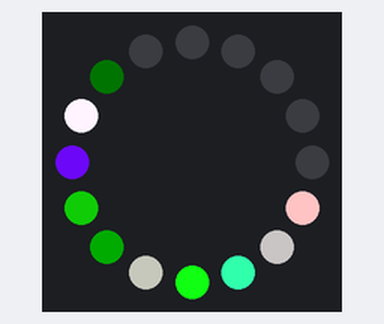
Recording of a sketch running on a simulated Arduino Uno, built with avr-gcc and run on an emulated ATmega328P. On the bench: 16 RGB LEDs in a ring, first at the top, clockwise. Random numbers use the default seed unless the sketch sets one.

Above: at 0.18 s.
At 1.77 s:
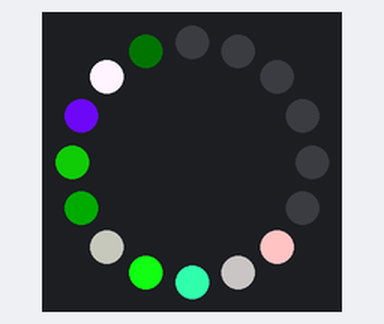
At 3.7 s:
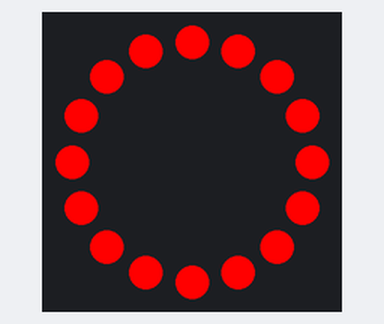
At 19.7 s:
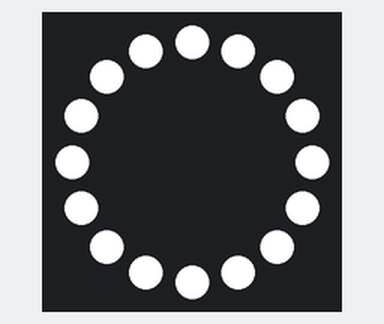
At 31.26 s:
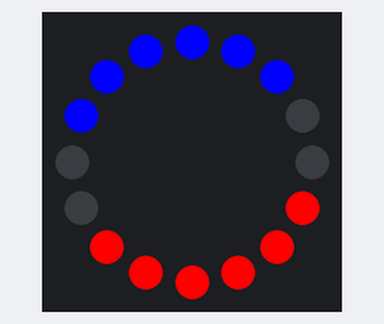
At 39.92 s:
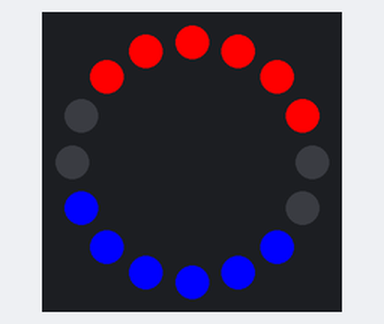

The sketch:

revan.ino
```cpp
// (licence header left out)
#include <Adafruit_NeoPixel.h>
#ifdef __AVR__
  #include <avr/power.h>
#endif


#include "ring.hpp"
#include "neopixel.hpp"
#include "animator.hpp"
#include "animation-cycle.hpp"
#include "animation-random-cycle.hpp"
#include "ring-presets.hpp"


void setup() {
  // This is for Trinket 5V 16MHz, you can remove these three lines if you are not using a Trinket
#if defined (__AVR_ATtiny85__)
  if (F_CPU == 16000000) clock_prescale_set(clock_div_1);
#endif
  // End of trinket special code

  randomSeed(analogRead(0));
  Neopixels::instance.begin(); // This initializes the NeoPixel library.
  RingPresets::instance().init(Neopixels::instance);
}


void loop() {
  Animator animator(Neopixels::instance, 1000);

  //AnimationCycle cycle;
  //cycle.start_from(RingPresets::instance().blue_red())
  //  .wait(random(2000, 6000))
  //  .fade_to(RingPresets::instance().red(), random(4000, 10000))
  //  .wait(random(2000, 6000))
  //  .flicker_to(RingPresets::instance().blue())
  //  .wait(random(3000, 4000))
  //  .fade_to(RingPresets::instance().blue_red(), random(1000, 10000))
  //  .wait(random(2000, 6000))
  //  .fade_to(RingPresets::instance().blue(), random(4000, 10000))
  //  .wait(random(2000, 6000))
  //  .fade_to(RingPresets::instance().blue_red(), random(1000, 10000));
  AnimationRandomCycle cycle;

  animator.start(cycle);
}
```

animation-cycle-builder.cpp
```cpp
#include "animation-cycle-builder.hpp"
#include "animation-presets.hpp"

AnimationCycleBuilder::AnimationCycleBuilder()
: first_(nullptr),
  last_(nullptr)
{}

AnimationCycleBuilder& AnimationCycleBuilder::then(Animation* animation)
{
    if (first_ == nullptr) {
        first_ = animation;
    }

    if (last_ != nullptr) {
        last_->set_next(animation);
    }

    last_ = animation;
    return *this;
}

Animation* AnimationCycleBuilder::get_first_animation() {
    return first_;
}

Animation* AnimationCycleBuilder::get_last_animation() {
    return last_;
}

AnimationCycleBuilder& AnimationCycleBuilder::wait(unsigned int ms_wait) {
    return then(new Wait(ms_wait));
}

AnimationCycleBuilder& AnimationCycleBuilder::set_color(const Ring_t& ring) {
    return then(new StaticRing(ring));
}

AnimationCycleBuilder& AnimationCycleBuilder::fade_to(const Ring_t& ring, unsigned int ms_to_fade) {
    return then(new Fade(ring, ms_to_fade));
}

AnimationCycleBuilder& AnimationCycleBuilder::flash(const Ring_t& ring, unsigned ms_flash) {
    return then(new Flash(ring, ms_flash));
}

AnimationCycleBuilder& AnimationCycleBuilder::flicker_to(const Ring_t& ring) {
    for (int i = 0; i < random(1, 2); ++i) {
        flash(ring, random(30, 100));
        wait(random(1000, 3000));
    }
    for (int i = 0; i < random(2, 4); ++i) {
        flash(ring, random(30, 100));
        wait(random(50, 200));
    }
    wait(random(500, 1000));
    for (int i = 0; i < random(1, 3); ++i) {
        flash(ring, random(30, 100));
        wait(random(300, 1000));
    }
    flash(ring, random(300, 600));
    for (int i = 0; i < random(1, 3); ++i) {
        flash(ring, random(500, 2000));
        wait(random(30, 100));
    }
    set_color(ring);
    return *this;
}
```

animation-cycle-builder.hpp
```cpp
#pragma once

#include "animation.hpp"
#include "ring.hpp"

class AnimationCycleBuilder {
public:
    AnimationCycleBuilder();

    Animation* get_first_animation();
    Animation* get_last_animation();

    AnimationCycleBuilder& wait(unsigned int ms_wait);
    AnimationCycleBuilder& set_color(const Ring_t& ring);
    AnimationCycleBuilder& fade_to(const Ring_t& ring, unsigned int ms_to_fade);
    AnimationCycleBuilder& flash(const Ring_t& ring, unsigned ms_flash);
    AnimationCycleBuilder& flicker_to(const Ring_t& ring);

private:
    AnimationCycleBuilder& then(Animation* animation);

    Animation* first_;
    Animation* last_;
};
```

animation-cycle.cpp
```cpp
#include "animation-cycle.hpp"

static unsigned long g_offset;

AnimationCycle::AnimationCycle()
    : first_animation_(nullptr)
{
}

AnimationCycle::~AnimationCycle() {
    if (first_animation_ != nullptr) {
        delete first_animation_;
    }
}

AnimationCycleBuilder AnimationCycle::start_from(const Ring_t& start_color) {
    AnimationCycleBuilder builder;
    first_animation_ = builder.set_color(start_color).get_last_animation();
    animation_ = first_animation_;
    return builder;
}

Animation* AnimationCycle::get_next_animation() {
    return animation_ = animation_->next();
}
```

animation-cycle.hpp
```cpp
#pragma once

#include <Adafruit_NeoPixel.h>
#include "animation.hpp"
#include "animation-cycle-builder.hpp"

class AnimationCycle {
public:
    AnimationCycle();
    ~AnimationCycle();

    AnimationCycleBuilder start_from(const Ring_t& start_color);
    virtual Animation* get_next_animation();

protected:
    Animation *first_animation_;
    Animation *animation_;
};
```

animation-presets.cpp
```cpp
#include "animation-presets.hpp"
#include "colors.hpp"

static uint8_t component_interpolation(uint8_t start, uint8_t end, float percent) {
  return start + ((end - start) * percent);
}


static uint32_t pixel_interpolation(Adafruit_NeoPixel& neopixels, uint32_t start, uint32_t end, float percent) {
  return neopixels.Color(
    component_interpolation(red(start), red(end), percent),
    component_interpolation(green(start), green(end), percent),
    component_interpolation(blue(start), blue(end), percent),
    component_interpolation(white(start), white(end), percent));
}

StaticRing::StaticRing(const Ring_t& ring)
    : Animation(),
    ring_(&ring)
{}

bool StaticRing::is_finished(unsigned int ms_since_animation_start) {
    return true;
}

uint32_t StaticRing::get_color(uint8_t pixel_index, Adafruit_NeoPixel& neopixels, unsigned int ms_since_animation_start, const Ring_t& base_color) {
    return (*ring_)[pixel_index];
}

Wait::Wait(unsigned int ms_wait)
    : Animation(),
    ms_wait_(ms_wait)
{}

bool Wait::is_finished(unsigned int ms_since_animation_start) {
    return ms_since_animation_start > ms_wait_;
}

uint32_t Wait::get_color(uint8_t pixel_index, Adafruit_NeoPixel& neopixels, unsigned int ms_since_animation_start, const Ring_t& base_color) {
    return base_color[pixel_index];
}


Fade::Fade(const Ring_t& ring, unsigned int ms)
    : Animation(),
    ring_(&ring),
    ms_(ms)
{}

bool Fade::is_finished(unsigned int ms_since_animation_start) {
    return ms_since_animation_start > ms_;
}

uint32_t Fade::get_color(uint8_t pixel_index, Adafruit_NeoPixel& neopixels, unsigned int ms_since_animation_start, const Ring_t& base_color) {
    return pixel_interpolation(neopixels, base_color[pixel_index], (*ring_)[pixel_index], float(ms_since_animation_start) / float(ms_));
}


Flash::Flash(const Ring_t& ring, unsigned int ms_flash)
    : Animation(),
    ring_(&ring),
    ms_flash_(ms_flash)
{}

bool Flash::is_finished(unsigned int ms_since_animation_start) {
    return ms_since_animation_start > ms_flash_;
}

uint32_t Flash::get_color(uint8_t pixel_index, Adafruit_NeoPixel& neopixels, unsigned int ms_since_animation_start, const Ring_t& base_color) {
    return is_finished(ms_since_animation_start) ? base_color[pixel_index] : (*ring_)[pixel_index];
}
```

animation-presets.hpp
```cpp
#pragma once

#include "animation.hpp"
#include "ring.hpp"

class StaticRing: public Animation {
public:
    StaticRing(const Ring_t& ring);

    bool is_finished(unsigned int ms_since_animation_start);

    uint32_t get_color(uint8_t pixel_index, Adafruit_NeoPixel& neopixels, unsigned int ms_since_animation_start, const Ring_t& base_color);
private:
    Ring_t* ring_;
};

class Wait: public Animation {
public:
    Wait(unsigned int ms_wait);

    bool is_finished(unsigned int ms_since_animation_start);

    uint32_t get_color(uint8_t pixel_index, Adafruit_NeoPixel& neopixels, unsigned int ms_since_animation_start, const Ring_t& base_color);
private:
    unsigned int ms_wait_;
};

class Fade: public Animation {
public:
    Fade(const Ring_t& ring, unsigned int ms);

    bool is_finished(unsigned int ms_since_animation_start);

    uint32_t get_color(uint8_t pixel_index, Adafruit_NeoPixel& neopixels, unsigned int ms_since_animation_start, const Ring_t& base_color);
private:
    Ring_t* ring_;
    unsigned int ms_;
};

class Flash: public Animation {
public:
    Flash(const Ring_t& ring, unsigned int ms_flash);

    bool is_finished(unsigned int ms_since_animation_start);

    uint32_t get_color(uint8_t pixel_index, Adafruit_NeoPixel& neopixels, unsigned int ms_since_animation_start, const Ring_t& base_color);
private:
    Ring_t* ring_;
    unsigned int ms_flash_;
};
```

animation-random-cycle.cpp
```cpp
#include "animation-random-cycle.hpp"
#include "ring-presets.hpp"

const Ring_t& AnimationRandomCycle::get_random_color() {
    //exclude current color
    int old_color_index = color_index_;
    while (color_index_ == old_color_index) {
        color_index_ = random(0, RingPresets::instance().get_preset_count());
    }
    return RingPresets::instance().get(color_index_);
}

Animation* AnimationRandomCycle::generate_new_animation() {
    AnimationCycleBuilder builder;

    const Ring_t& color = get_random_color();
    const int transition_index = random(0, 2);
    switch (transition_index) {
        case 0:
            builder.fade_to(color, random(1000, 10000));
            break;
        case 1:
            builder.flicker_to(color);
            break;
    }

    builder.wait(random(5000, 30000));

    return builder.get_first_animation();
}

Animation* AnimationRandomCycle::get_next_animation() {
    if (animation_ != nullptr && animation_->next() != nullptr) {
        return animation_ = animation_->next();
    }
    delete first_animation_;
    return animation_ = first_animation_ = generate_new_animation();
}
```

animation-random-cycle.hpp
```cpp
#include "animation-cycle.hpp"

class AnimationRandomCycle: public AnimationCycle {
public:
    Animation* get_next_animation() override;
private:
    Animation* generate_new_animation();
    const Ring_t& get_random_color();

    int color_index_;
};
```

animation.cpp
```cpp
#include "animation.hpp"

Animation::Animation()
    : next_(nullptr)
{}

Animation::~Animation() {
    if (next_ != nullptr) {
        delete next_;
    }
}

Animation* Animation::next(){
    return next_;
}

void Animation::set_next(Animation *next) {
    next->next_ = next_;
    next_ = next;
}
```

animation.hpp
```cpp
#pragma once
#include "ring.hpp"


class Animation {
public:
    Animation();
    virtual ~Animation();

    virtual bool is_finished(unsigned int ms_since_animation_start) = 0;
    virtual uint32_t get_color(uint8_t pixel_index,  Adafruit_NeoPixel& neopixels, unsigned int time_ms, const Ring_t& base_color) = 0;

    Animation* next();
    void set_next(Animation *next);

private:
    Animation* next_;
};
```

animator.cpp
```cpp
#include "animator.hpp"

static unsigned long g_offset;

Animator::Animator(Adafruit_NeoPixel& neopixels, int frames_per_second)
    : neopixels_(neopixels),
    frame_delay_ (1000 / frames_per_second)
{
}


void Animator::start(AnimationCycle& cycle) {
    Animation* animation = cycle.get_next_animation();

    unsigned long last_update_time = millis();
    unsigned long animation_start_time = last_update_time;


    while (animation != nullptr) {
        unsigned long now = millis();
        g_offset = now;


        if((now - last_update_time) > frame_delay_) {
            unsigned long animation_time = now - animation_start_time;

            update(animation_time, *animation);

            if (animation->is_finished(animation_time)) {
                memcpy(base_color_, current_color_, sizeof(base_color_));
                animation = cycle.get_next_animation();
                animation_start_time = now;
            }

            last_update_time = now;
        }
    }
}

void Animator::update(unsigned long ms_since_animation_start, Animation& animation) {
    for (uint8_t i = 0; i < neopixels_.numPixels(); ++i){
        uint16_t pixel_index = (i + g_offset / 120) % neopixels_.numPixels();// + current_position_animation_.get_position_offset(frame_number)) % neopixels_.numPixels();
        current_color_[pixel_index] = animation.get_color(i, neopixels_, ms_since_animation_start, base_color_);

        neopixels_.setPixelColor(pixel_index, current_color_[i]);
    }
    neopixels_.show();
}
```

animator.hpp
```cpp
#pragma once

#include <Adafruit_NeoPixel.h>
#include "animation.hpp"
#include "animation-cycle.hpp"

class Animator {
public:
    Animator(Adafruit_NeoPixel& neopixels, int frames_per_second);

    void start(AnimationCycle& cycle);

private:
    void update(unsigned long ms_since_animation_start, Animation& animation);

    Adafruit_NeoPixel& neopixels_;

    const uint8_t frame_delay_;

    Ring_t current_color_;
    Ring_t base_color_;
};
```

colors.cpp
```cpp
#include "colors.hpp"
```

colors.hpp
```cpp
#pragma once

#include <Adafruit_NeoPixel.h>

static const uint8_t MaxBrightness = 255;

// Returns the Red component of a 32-bit color
inline uint8_t red(uint32_t color)
{
    return (color >> 16) & 0xFF;
}

// Returns the Green component of a 32-bit color
inline uint8_t green(uint32_t color)
{
    return (color >> 8) & 0xFF;
}

// Returns the Blue component of a 32-bit color
inline uint8_t blue(uint32_t color)
{
    return color & 0xFF;
}

// Returns the White component of a 32-bit color
inline uint8_t white(uint32_t color)
{
    return (color >> 24) & 0xFF;
}
```

neopixel.cpp
```cpp
#include "neopixel.hpp"
#include "neopixel-ring-config.h"

#define PIN 6

Adafruit_NeoPixel Neopixels::instance = Adafruit_NeoPixel(NUMPIXELS, PIN, NEO_GRBW + NEO_KHZ800);
```

neopixel.hpp
```cpp
#pragma once
#include <Adafruit_NeoPixel.h>


struct Neopixels {
    static Adafruit_NeoPixel instance;
};
```

ring-presets.cpp
```cpp
#include "ring-presets.hpp"
#include "colors.hpp"

RingPresets& RingPresets::instance() {
    static RingPresets instance;
    return instance;
}

RingPresets::init(Adafruit_NeoPixel& neopixels) {
    const uint32_t dark_pixel = 0;
    const uint32_t light_pixel = neopixels.Color(0, 0, 0, MaxBrightness);
    const uint32_t blue_pixel = neopixels.Color(0, 0, MaxBrightness, 0);
    const uint32_t red_pixel = neopixels.Color(MaxBrightness, 0, 0);
    const uint32_t purple_pixel = neopixels.Color(
        MaxBrightness / 3,
        0,
        MaxBrightness / 2,
        0);

    for (int i = 0; i < neopixels.numPixels(); ++i) {
        red_[i] = red_pixel;
        blue_[i] = blue_pixel;
        purple_[i] = purple_pixel;
        light_[i] = light_pixel;
        dark_[i] = dark_pixel;

        blue_red_[i] = i % 8 < 2 ? dark_pixel : i >= neopixels.numPixels() / 2 ? red_pixel : blue_pixel;
    }

    presets_[0] = &blue_red_;
    presets_[1] = &blue_;
    presets_[2] = &red_;
    presets_[3] = &purple_;
    presets_[4] = &light_;
    presets_[5] = &dark_;
}

int RingPresets::get_preset_count() {
    return 6;
}

const Ring_t& RingPresets::get(unsigned int i) {
    return *presets_[i];
}

const Ring_t& RingPresets::blue_red() {
    return blue_red_;
}

const Ring_t& RingPresets::blue() {
    return blue_;
}

const Ring_t& RingPresets::red() {
    return red_;
}

const Ring_t& RingPresets::purple() {
    return purple_;
}

const Ring_t& RingPresets::dark() {
    return dark_;
}
```

ring-presets.hpp
```cpp
#pragma once

#include <Adafruit_NeoPixel.h>
#include "ring.hpp"

class RingPresets {
public:
    static RingPresets& instance();

    init(Adafruit_NeoPixel& neopixels);

    int get_preset_count();
    const Ring_t& get(unsigned int i);

    const Ring_t& blue_red();
    const Ring_t& blue();
    const Ring_t& red();
    const Ring_t& purple();
    const Ring_t& dark();

private:
    RingPresets() = default;

    Ring_t blue_red_;
    Ring_t blue_;
    Ring_t red_;
    Ring_t purple_;
    Ring_t light_;
    Ring_t dark_;

    Ring_t* presets_[5];
};
```

ring.cpp
```cpp
#include "ring.hpp"
```

ring.hpp
```cpp
#pragma once

#include <Adafruit_NeoPixel.h>
#include "neopixel-ring-config.h"

using Ring_t = uint32_t[NUMPIXELS];
```

neopixel-ring-config.h
```cpp
#pragma once

#define NUMPIXELS 16
```

Measured:
- what the display in image 2 shows lasts 2.3 s, from 3.6 s to 5.9 s
- what the display in image 3 shows lasts 11.5 s, from 19.6 s to 31.1 s
